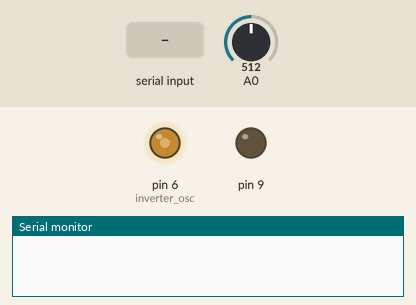
The sketch below on a simulated Arduino Uno, built with avr-gcc and run on an emulated ATmega328P. Parts: output pins drawn as LEDs (lit = HIGH), the last lines printed to the serial monitor. The test bench sets the inputs (shaded band); at power-on: A0 = 512.

Above: at 1.2 s.
1.3 s: "90,45\n" received over Serial
At 2.1 s:
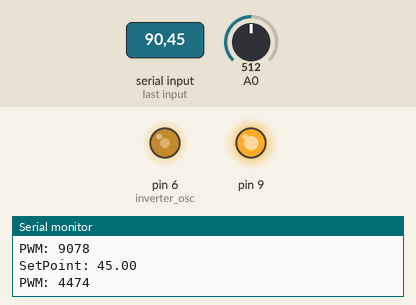
3.8 s: "5\n" received over Serial
At 4.1 s:
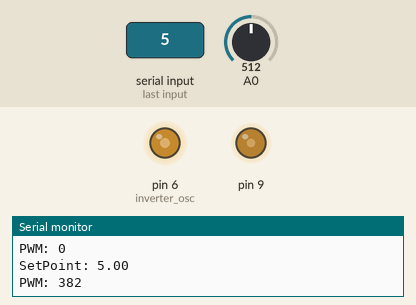
6.3 s: "30,150\n" received over Serial
At 7.1 s:
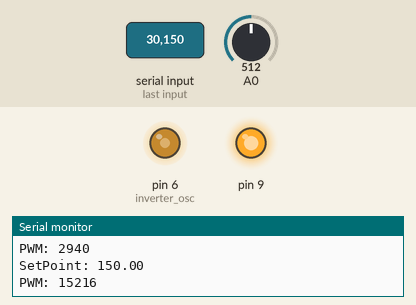
Timing chart, 0 to 9.3 s (numbered marks = the images above; inputs shaded):
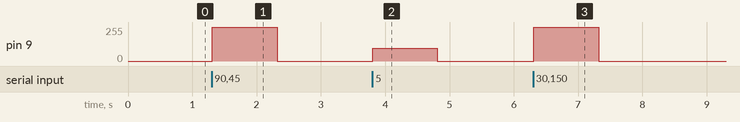

The sketch:

Sieel_pwm_voltage_reg_03.ino
```cpp
/***********************************************************************
 * PWM DAC controlled Power supply using LM317
 * - based on Arduino Uno/Nano
 * - LM317 regulator
 ***********************************************************************
 * Connections
 * - A0 -> voltage divider at regulator output
 * - D6 -> square wave to negative voltage supply
 * - D9 -> PWM signal - Timer1 - 10 bit
 ***********************************************************************
 * Exemplo desenvolvido para SIEEL 2018 - Workshop
 * "Do mundo real ao digital: condicionamento de sinais", 08/05/2018
 *
 * Configuração PWM(Timer1): http://forum.arduino.cc/index.php?topic=327479.0
 *
 * author: Prof. Haroldo Amaral			agaelema@gmail.com
 * https://github.com/agaelema/
 * https://www.embarcados.com.br/author/agaelema/
 *
 * v0.3 - 2018/08/19
 ***********************************************************************/
#include "Arduino.h"
#include	<stdint.h>

/***********************************************************************
 * 						debug definitions
 ***********************************************************************/
//#define		DEBUG_ENABLED									// habilita debug via serial
//#define		DEBUG_PLOT_ENABLED								// habilita debug via serial

#define		PLOT_SEPARATOR		(',')						// SerialPlot
//#define		PLOT_SEPARATOR		(' ')						// Arduino plotter

#define		DAC_PWM				5							// pino relacionado ao DAC PWM
#define		inverter_osc		6							// pwm usado para tensao negativa

#define		PWM_LIMIT			1023

uint8_t	const average = 32;

int16_t		PWM = 0;

float pwm_bit_voltage = 5.0f/1023;							// tensão por level pwm
float adc_bit_voltage = (5.0f/1023) * 2.0f;					// tensão por bit (tensão máxima de 10V)

float analogVoltage = 0;
uint16_t analog = 0;

float setPoint_float = 0;

/***********************************************************************
 * Set 'TOP' for PWM resolution.  Assumes 16 MHz clock.
 * un-comment one of the choices
 ***********************************************************************/
//const unsigned int TOP = 0xFFFF; // 16-bit resolution.   244 Hz PWM
//const unsigned int TOP = 0x7FFF; // 15-bit resolution.   488 Hz PWM
//const unsigned int TOP = 0x3FFF; // 14-bit resolution.   976 Hz PWM
//const unsigned int TOP = 0x1FFF; // 13-bit resolution.  1953 Hz PWM
//const unsigned int TOP = 0x0FFF; // 12-bit resolution.  3906 Hz PWM
//const unsigned int TOP = 0x07FF; // 11-bit resolution.  7812 Hz PWM
const unsigned int TOP = 0x03FF; // 10-bit resolution. 15624 Hz PWM


/***********************************************************************
 * prototype of functions
 ***********************************************************************/
void PWM16Begin();
void PWM16EnableA();
void PWM16DisableA();
void PWM16EnableB();
void PWM16DisableB();
inline void PWM16A(unsigned int PWMValue);
inline void PWM16B(unsigned int PWMValue);


void setup()
{
	Serial.begin(9600);

	PWM16Begin();											// Initialize TIMER1 in PWM mode

	PWM16A(0);												// Set initial PWM value for Pin 9
	PWM16DisableA();										// disable PWM - force "0"

	analogWrite(inverter_osc, 127);							// activate PWM on pin 6 - used to negative voltage
}


void loop()
{
	/***********************************************************************
	 * check for float value on serial (ASCII format)
	 * - used as setpoint to modify PWM value
	 ***********************************************************************/
	if (Serial.available() > 0)								// if there is data
	{
		setPoint_float = Serial.parseFloat();				// search for float value
		Serial.print("SetPoint: ");	Serial.println(setPoint_float);

		float PWM_voltage;
		// convert voltage to the range of PWM
		PWM_voltage = ((setPoint_float - 1.26f) / pwm_bit_voltage) / 2;

		if (PWM_voltage < 0)								// if less than zero
		{
			PWM_voltage = 0;								// force zero
		}

		PWM = PWM_voltage;									// typecast - float to int
		Serial.print("PWM: "); Serial.println(PWM);

		if (PWM == 0)
		{
			PWM16DisableA();								// force zero
		}
		else
		{
			PWM16EnableA();									// enable PWM HW
			PWM16A(PWM);									// set PWM value
		}
	}

	/***********************************************************************
	 * Average of n conversions - filter noise
	 ***********************************************************************/
	unsigned char i;
	for (i = average; i > 0; i--)
	{
		analog += analogRead(A0);							// sum two values
		analog >>= 1;										// divide by two
	}
	analogVoltage = (float)analog*adc_bit_voltage;			// convert to voltage

	/***********************************************************************
	 * convert float values to integer - faster verification
	 ***********************************************************************/
	uint16_t analogVoltage_int = (unsigned int)(analogVoltage*1000.0);
	uint16_t setPoint_int = (unsigned int)(setPoint_float*1000.0);

	/***********************************************************************
	 * simple closed loop - just proportional action
	 * - use the error to update PWM value
	 ***********************************************************************/
	int16_t error_int = 0;
	// calculate the error
	error_int = (int16_t)(setPoint_int) - (int16_t)(analogVoltage_int);
	error_int >>= 7;										//divide by 128

	if (analogVoltage_int < setPoint_int)					// if output is less than setpoint
	{
		if (PWM < PWM_LIMIT)								// check pwm limit
		{
//			PWM++;											// incrementa o pwm;
			PWM += error_int;								// ajust pwm value
		}
	}
	if (analogVoltage_int > setPoint_int)					// if output is more than setpoint
	{
		if (PWM != 0)										// check if PWM value is greater then zero
		{
//			PWM--;											// decrementa pwm
			PWM += error_int;								// ajust pwm value

			if(PWM < 0)										// if negative ajust value
			{
				PWM = 0;									// force zero
			}
		}
	}
	else;													// do nothing

#if defined (DEBUG_ENABLED)
	Serial.print("PWM: "); Serial.println(PWM);
	Serial.print("Volt: "); Serial.println(analogVoltage);
#endif
#if defined (DEBUG_PLOT_ENABLED)
	Serial.print(PWM); Serial.print(PLOT_SEPARATOR);
	Serial.print(analogVoltage);
	Serial.print('\r'); Serial.print('\n');
#endif

	if (PWM == 0)
	{
		PWM16DisableA();
	}
	else
	{
		PWM16EnableA();
		PWM16A(PWM);
	}

	delay(3);												// small delay - compensate filter settling time
}


void PWM16Begin()
{
  // Stop Timer/Counter1
  TCCR1A = 0;												// Timer/Counter1 Control Register A
  TCCR1B = 0; 												// Timer/Counter1 Control Register B
  TIMSK1 = 0;												// Timer/Counter1 Interrupt Mask Register
  TIFR1 = 0; 												// Timer/Counter1 Interrupt Flag Register
  ICR1 = TOP;
  OCR1A = 0;												// Default to 0% PWM
  OCR1B = 0;												// Default to 0% PWM

  // Set clock prescale to 1 for maximum PWM frequency
  TCCR1B |= (1 << CS10);

  // Set to Timer/Counter1 to Waveform Generation Mode 14: Fast PWM with TOP set by ICR1
  TCCR1A |= (1 << WGM11);
  TCCR1B |= (1 << WGM13) | (1 << WGM12) ;
}

void PWM16EnableA()
{
  // Enable Fast PWM on Pin 9: Set OC1A at BOTTOM and clear OC1A on OCR1A compare
  TCCR1A |= (1 << COM1A1);
  pinMode(9, OUTPUT);
}

void PWM16DisableA()
{
  // Enable Fast PWM on Pin 9: Set OC1A at BOTTOM and clear OC1A on OCR1A compare
  TCCR1A &= ~(1 << COM1A1);
  pinMode(9, OUTPUT);
  digitalWrite(9, 0);
}

void PWM16EnableB()
{
  // Enable Fast PWM on Pin 10: Set OC1B at BOTTOM and clear OC1B on OCR1B compare
  TCCR1A |= (1 << COM1B1);
  pinMode(10, OUTPUT);
}

void PWM16DisableB()
{
  // Enable Fast PWM on Pin 10: Set OC1B at BOTTOM and clear OC1B on OCR1B compare
  TCCR1A &= ~(1 << COM1B1);
  pinMode(10, OUTPUT);
  digitalWrite(10, 0);
}

inline void PWM16A(unsigned int PWMValue)
{
  OCR1A = constrain(PWMValue, 0, TOP);
}

inline void PWM16B(unsigned int PWMValue)
{
  OCR1B = constrain(PWMValue, 0, TOP);
}
```

sloeber.ino.cpp
```cpp
#ifdef __IN_ECLIPSE__
//This is a automatic generated file
//Please do not modify this file
//If you touch this file your change will be overwritten during the next build
//This file has been generated on 2018-05-20 01:44:14

#include "Arduino.h"
#include "Arduino.h"
#include	<stdint.h>

void setup() ;
void loop() ;
void PWM16Begin() ;
void PWM16EnableA() ;
void PWM16DisableA() ;
void PWM16EnableB() ;
void PWM16DisableB() ;
inline void PWM16A(unsigned int PWMValue) ;
inline void PWM16B(unsigned int PWMValue) ;

#include "Sieel_pwm_voltage_reg_03.ino"


#endif
```

Measured:
- after the input at 1.3 s, pin 9: 0/255 → 255/255 at once, → 0/255 1.0 s later
- after the input at 3.8 s, pin 9: 0/255 → 95/255 at once, → 0/255 1.0 s later
- after the input at 6.3 s, pin 9: 0/255 → 255/255 at once, → 0/255 1.0 s later
